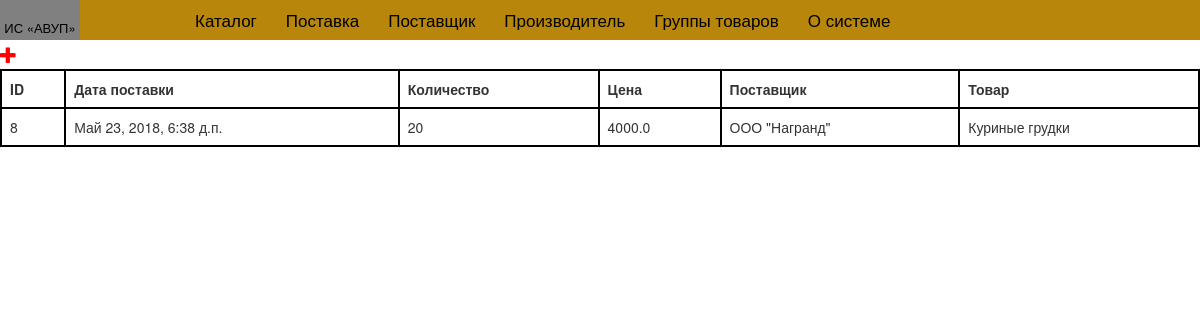
The app's page /supply_list/ with its own data.
### system/models.py (models this page shows)
class Supply(models.Model):
    class Meta:
        db_table = "supply"
    date_of_supply = models.DateTimeField('Дата', default= timezone.now)
    quantity = models.IntegerField('Количество')
    price = models.FloatField('Цена')
    provider = models.ForeignKey(Provider, verbose_name='Поставщик')
    products = models.CharField('Продукт', max_length=200)

class Provider(models.Model):
    class Meta:
        db_table = "provider"
    name_provider = models.CharField('Поставщик',max_length= 200)
    phone = models.IntegerField('Телефон')
    street = models.CharField('Улица', max_length= 64)
    number_street = models.IntegerField('Номер')
    def __str__(self):
        return self.name_provider

### system/views.py (the view)
# urls.py: url(r'^supply_list/$', views.supply_list, name='supply_list'),
def supply_list(request):
    supplys = Supply.objects.all()
    return render(request, "supply_list.html", locals())

### system/templates/supply_list.html
{% extends 'base.html' %}
{% block content %}
    <a href="{% url 'new_supply' %}" class="new_product"><span class="glyphicon glyphicon-plus"></span></a>
                <table class="table">
                    <tr ><th>ID</th><th>Дата поставки</th><th>Количество</th><th>Цена</th><th>Поставщик</th><th>Товар</th></tr>
                    {% for i in supplys %}
                    <tr>
                        <td>{{ i.id }}</td>
                        <td>{{ i.date_of_supply }}</td>
                        <td>{{ i.quantity }}</td>
                        <td>{{ i.price }}</td>
                        <td>{{ i.provider}}</td>
                        <td>{{ i.products}}</td>
                    </tr>
                    {% endfor %}
                 </table>
{% endblock %}

### system/static/css/system.css (style rules this page uses)
* { margin: 0; padding: 0; }
a { text-decoration: none; color: #000000; }
td { border: 2px solid #000000; }
th { border: 2px solid #000000; }
.table { border: 2px solid #000000; }
.new_product { font-size: 20px; color: red; }
span { font-size: 17px; }

### records on screen
Supply: id "8", date_of_supply "Май 23, 2018, 6:38 д.п.", quantity "20", price "4000.0", provider "ООО \"Награнд\"", products "Куриные грудки"
